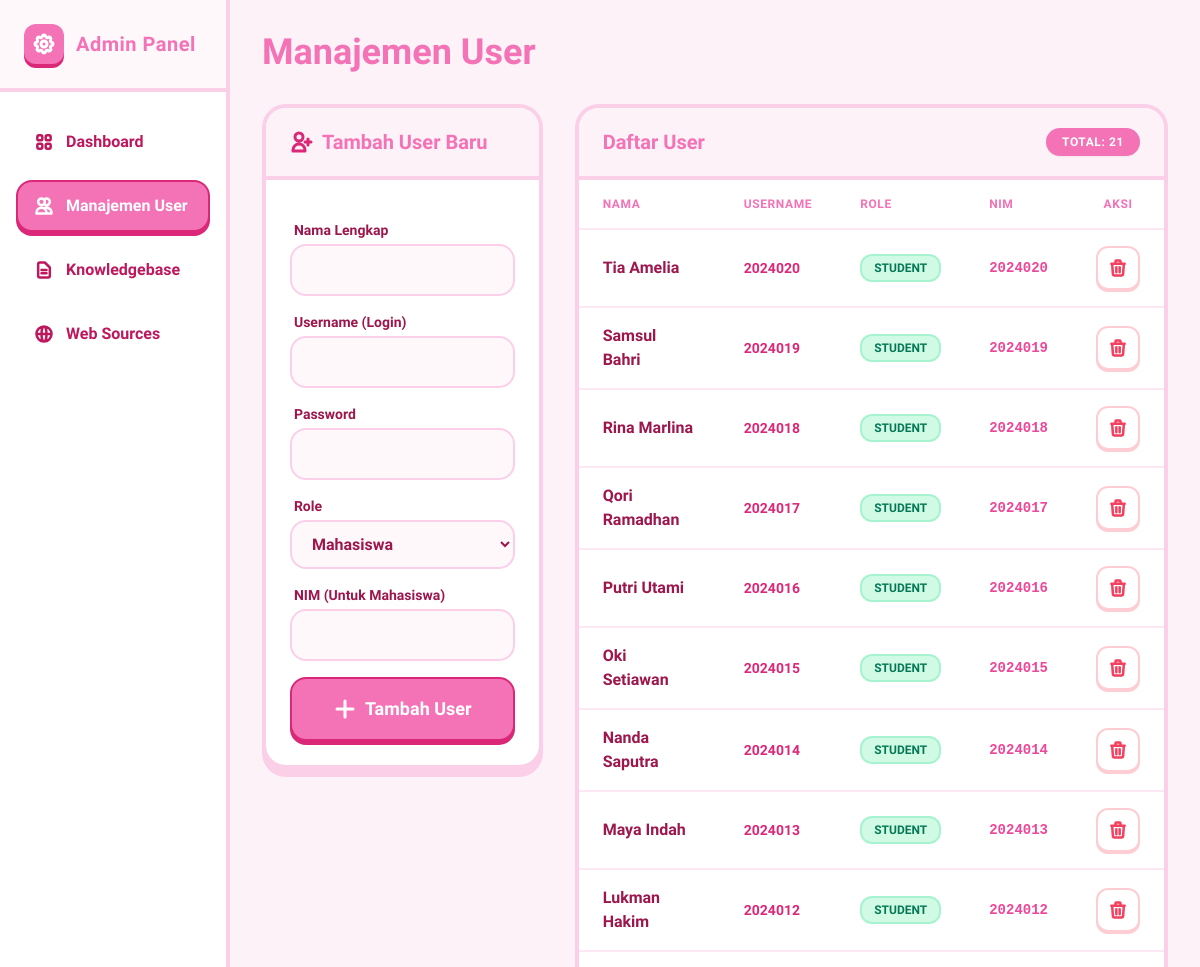
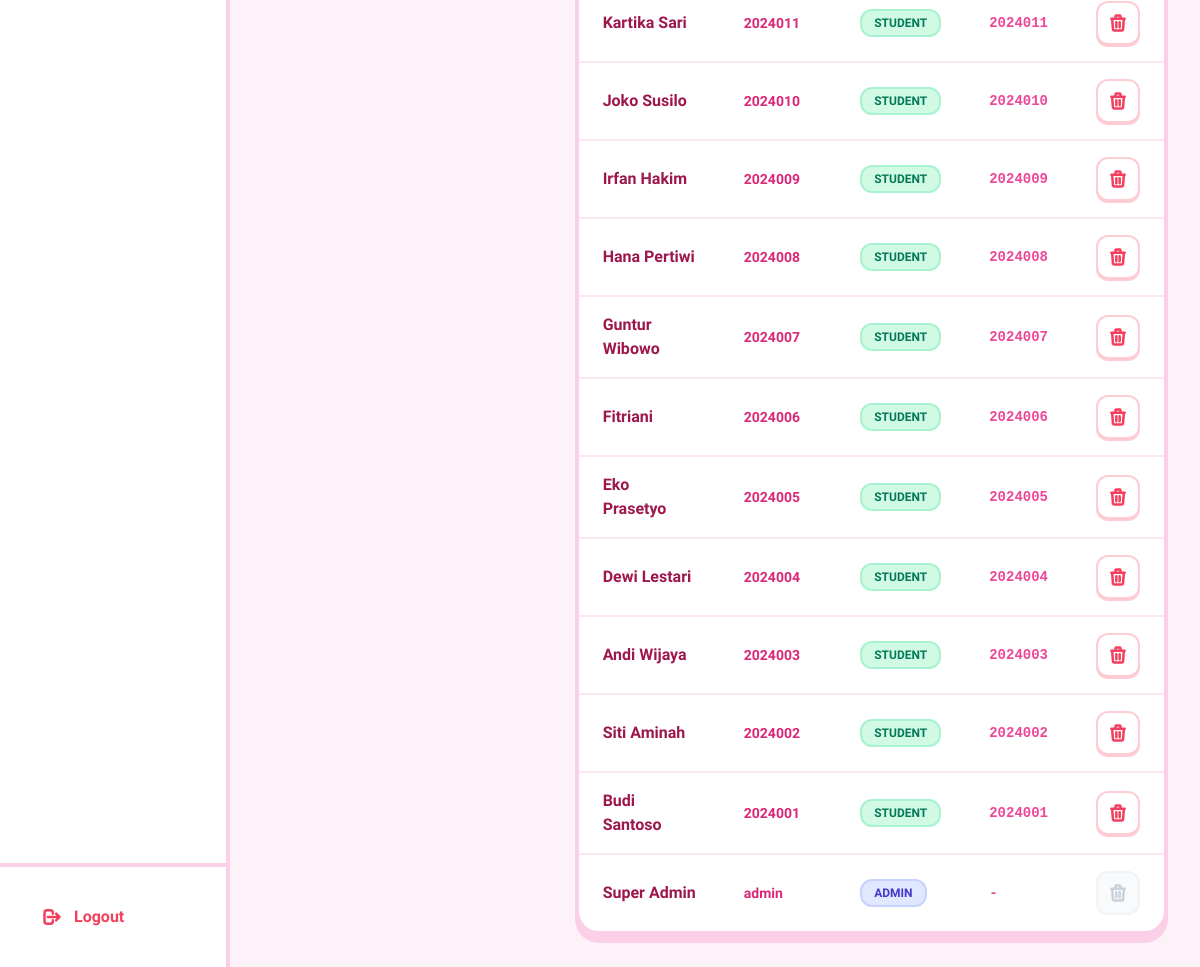
The page /admin/users.php (signed in) on the database its author committed (2 pictures, top to bottom).
### tables this page shows
CREATE TABLE IF NOT EXISTS users (
    id INT AUTO_INCREMENT PRIMARY KEY,
    username VARCHAR(50) UNIQUE NOT NULL,
    password VARCHAR(255) NOT NULL,
    role ENUM('admin', 'student') NOT NULL,
    name VARCHAR(100),
    nim VARCHAR(20) UNIQUE NULL  
);

### public/admin/users.php (the view, shortened to what this page needs)
<?php
require_once '../api/config.php';
$stmt = $pdo->query("SELECT id, username, role, name, nim FROM users ORDER BY id DESC");
$users = $stmt->fetchAll();
?>
<!DOCTYPE html>
<html lang="id">
<head>
    <script src="https://cdn.tailwindcss.com"></script>
</head>
<body class="flex h-screen overflow-hidden bg-c_bg relative">
<aside class="w-64 bg-white border-r-4 border-c_secondary text-c_text hidden md:flex flex-col z-20">
    <div class="p-6 flex items-center gap-3 border-b-4 border-c_secondary bg-pink-50/50">
        <div class="p-2 bg-c_primary rounded-xl text-white shadow-clay-btn">
        </div>
        <span class="brand-font font-bold text-xl tracking-wide text-c_primary">Admin Panel</span>
    </div>
    <div class="flex-grow py-6 px-4 space-y-3">
        <a href="dashboard.php" class="flex items-center gap-3 px-4 py-3 text-pink-700 hover:text-c_primary hover:bg-pink-50 rounded-2xl font-bold transition-colors cursor-pointer border-2 border-transparent hover:border-c_secondary">
            Dashboard
        </a>
        <a href="users.php" class="clay-btn flex items-center gap-3 px-4 py-3 bg-c_primary text-white border-2 border-c_primary_dark shadow-[0_4px_0_0_#DB2777] rounded-2xl font-bold cursor-pointer">
            <svg xmlns="http://www.w3.org/2000/svg" class="h-5 w-5" fill="none" viewBox="0 0 24 24" stroke="currentColor" stroke-width="3"><path stroke-linecap="round" stroke-linejoin="round" d="M12 4.354a4 4 0 110 5.292M15 21H3v-1a6 6 0 0112 0v1zm0 0h6v-1a6 6 0 00-9-5.197M13 7a4 4 0 11-8 0 4 4 0 018 0z" /></svg>
            Manajemen User
        </a>
        <a href="sync.php" class="flex items-center gap-3 px-4 py-3 text-pink-700 hover:text-c_primary hover:bg-pink-50 rounded-2xl font-bold transition-colors cursor-pointer border-2 border-transparent hover:border-c_secondary">
            <svg xmlns="http://www.w3.org/2000/svg" class="h-5 w-5" fill="none" viewBox="0 0 24 24" stroke="currentColor" stroke-width="3"><path stroke-linecap="round" stroke-linejoin="round" d="M9 12h6m-6 4h6m2 5H7a2 2 0 01-2-2V5a2 2 0 012-2h5.586a1 1 0 01.707.293l5.414 5.414a1 1 0 01.293.707V19a2 2 0 01-2 2z" /></svg>
            Knowledgebase
        </a>
        <a href="web_sources.php" class="flex items-center gap-3 px-4 py-3 text-pink-700 hover:text-c_primary hover:bg-pink-50 rounded-2xl font-bold transition-colors cursor-pointer border-2 border-transparent hover:border-c_secondary">
            Web Sources
        </a>
    </div>
    <div class="p-6 border-t-4 border-c_secondary">
        <a href="../logout.php" class="flex items-center gap-3 px-4 py-3 text-rose-500 hover:text-rose-600 hover:bg-rose-50 rounded-2xl font-bold transition-colors cursor-pointer border-2 border-transparent hover:border-rose-200">
            <svg xmlns="http://www.w3.org/2000/svg" class="h-5 w-5" fill="none" viewBox="0 0 24 24" stroke="currentColor" stroke-width="3"><path stroke-linecap="round" stroke-linejoin="round" d="M17 16l4-4m0 0l-4-4m4 4H7m6 4v1a3 3 0 01-3 3H6a3 3 0 01-3-3V7a3 3 0 013-3h4a3 3 0 013 3v1" /></svg>
            Logout
        </a>
    </div>
</aside>
<main class="flex-grow flex flex-col h-screen overflow-y-auto relative z-10">
    <div class="p-8 max-w-7xl mx-auto w-full">
        <h2 class="text-4xl font-bold text-c_primary mb-8 brand-font">Manajemen User</h2>
        <div class="grid grid-cols-1 lg:grid-cols-3 gap-8">
            <div class="lg:col-span-1">
                <div class="bg-white rounded-3xl shadow-clay-card border-4 border-c_secondary overflow-hidden sticky top-8">
                    <div class="px-6 py-5 border-b-4 border-c_secondary bg-pink-50">
                        <h3 class="brand-font font-bold text-c_primary text-xl flex items-center gap-2">
                            <svg xmlns="http://www.w3.org/2000/svg" class="h-6 w-6 text-c_primary_dark" fill="none" viewBox="0 0 24 24" stroke="currentColor" stroke-width="3"><path stroke-linecap="round" stroke-linejoin="round" d="M18 9v3m0 0v3m0-3h3m-3 0h-3m-2-5a4 4 0 11-8 0 4 4 0 018 0zM3 20a6 6 0 0112 0v1H3v-1z" /></svg>
                            Tambah User Baru
                        </h3>
                    </div>
                    <div class="p-6">
                        <form method="POST" class="space-y-4">
                            <div>
                                <label class="block text-sm font-extrabold text-c_text mb-1 pl-1">Nama Lengkap</label>
                                <input type="text" name="name" class="clay-input w-full px-4 py-3 rounded-2xl bg-pink-50/50 border-2 border-pink-200 focus:outline-none text-c_text font-bold" required>
                            </div>
                            <div>
                                <label class="block text-sm font-extrabold text-c_text mb-1 pl-1">Username (Login)</label>
                                <input type="text" name="username" class="clay-input w-full px-4 py-3 rounded-2xl bg-pink-50/50 border-2 border-pink-200 focus:outline-none text-c_text font-bold" required>
                            </div>
                            <div>
                                <label class="block text-sm font-extrabold text-c_text mb-1 pl-1">Password</label>
                                <input type="password" name="password" class="clay-input w-full px-4 py-3 rounded-2xl bg-pink-50/50 border-2 border-pink-200 focus:outline-none text-c_text font-bold" required>
                            </div>
                            <div>
                                <label class="block text-sm font-extrabold text-c_text mb-1 pl-1">Role</label>
                                <select name="role" id="roleSelect" class="clay-input w-full px-4 py-3 rounded-2xl bg-pink-50/50 border-2 border-pink-200 focus:outline-none text-c_text font-bold cursor-pointer" onchange="toggleNimField()" required>
                                    <option value="student">Mahasiswa</option>
                                </select>
                            </div>
                            <div id="nimGroup" class="transition-all">
                                <label class="block text-sm font-extrabold text-c_text mb-1 pl-1">NIM (Untuk Mahasiswa)</label>
                                <input type="text" name="nim" id="nimInput" class="clay-input w-full px-4 py-3 rounded-2xl bg-pink-50/50 border-2 border-pink-200 focus:outline-none text-c_text font-bold" required>
                            </div>
                            <button type="submit" class="clay-btn w-full py-4 mt-6 bg-c_primary text-white border-2 border-c_primary_dark shadow-[0_4px_0_0_#DB2777] rounded-2xl font-extrabold cursor-pointer flex items-center justify-center gap-2 text-lg">
                                <svg xmlns="http://www.w3.org/2000/svg" class="h-6 w-6" fill="none" viewBox="0 0 24 24" stroke="currentColor" stroke-width="3"><path stroke-linecap="round" stroke-linejoin="round" d="M12 4v16m8-8H4" /></svg>
                                Tambah User
                            </button>
                        </form>
                    </div>
                </div>
            </div>
            <div class="lg:col-span-2">
                <div class="bg-white rounded-3xl shadow-clay-card border-4 border-c_secondary overflow-hidden">
                    <div class="px-6 py-5 border-b-4 border-c_secondary flex items-center justify-between bg-pink-50">
                        <h3 class="brand-font font-bold text-c_primary text-xl">Daftar User</h3>
                        <span class="bg-c_primary text-white px-4 py-1.5 rounded-full text-xs font-extrabold uppercase tracking-wider shadow-sm">Total: <?php echo count($users); ?></span>
                    </div>
                    <div class="overflow-x-auto">
                        <table class="w-full text-left text-sm text-c_text font-semibold">
                            <thead class="bg-white border-b-2 border-pink-100 uppercase text-xs tracking-wider text-pink-400">
                                <tr>
                                    <th class="px-6 py-4">Nama</th>
                                    <th class="px-6 py-4">Username</th>
                                    <th class="px-6 py-4">Role</th>
                                    <th class="px-6 py-4">NIM</th>
                                    <th class="px-6 py-4 text-center">Aksi</th>
                                </tr>
                            </thead>
                            <tbody class="divide-y-2 divide-pink-100">
                                <?php if (empty($users)): ?>
                                    <tr><td colspan="5" class="px-6 py-8 text-center text-pink-300">Tidak ada user ditemukan</td></tr>
                                <?php else: ?>
                                    <?php foreach ($users as $user): ?>
                                        <tr class="hover:bg-pink-50 transition-colors">
                                            <td class="px-6 py-4 font-extrabold text-c_text text-base"><?= htmlspecialchars($user['name']) ?></td>
                                            <td class="px-6 py-4 font-bold text-pink-600"><?= htmlspecialchars($user['username']) ?></td>
                                            <td class="px-6 py-4">
                                                <?php if ($user['role'] === 'admin'): ?>
                                                    <span class="inline-flex items-center px-3 py-1 rounded-xl text-xs font-extrabold bg-indigo-100 text-indigo-700 border-2 border-indigo-200">ADMIN</span>
                                                <?php else: ?>
                                                    <span class="inline-flex items-center px-3 py-1 rounded-xl text-xs font-extrabold bg-emerald-100 text-emerald-700 border-2 border-emerald-200">STUDENT</span>
                                                <?php endif; ?>
                                            </td>
                                            <td class="px-6 py-4 font-mono text-pink-500 font-bold"><?= htmlspecialchars($user['nim'] ?? '-') ?></td>
                                            <td class="px-6 py-4 text-center">
                                                <?php if ($user['id'] != $_SESSION['user_id']): ?>
                                                    <a href="users.php?delete=<?= $user['id'] ?>" class="clay-btn inline-flex items-center justify-center p-2.5 bg-white text-rose-500 border-2 border-rose-200 rounded-xl shadow-[0_2px_0_0_#FECDD3] cursor-pointer" onclick="return confirm('Apakah Anda yakin ingin menghapus user ini?');" title="Hapus User">
                                                        <svg xmlns="http://www.w3.org/2000/svg" class="h-5 w-5" fill="none" viewBox="0 0 24 24" stroke="currentColor" stroke-width="3"><path stroke-linecap="round" stroke-linejoin="round" d="M19 7l-.867 12.142A2 2 0 0116.138 21H7.862a2 2 0 01-1.995-1.858L5 7m5 4v6m4-6v6m1-10V4a1 1 0 00-1-1h-4a1 1 0 00-1 1v3M4 7h16" /></svg>
                                                    </a>
                                                <?php else: ?>
                                                    <span class="inline-flex items-center justify-center p-2.5 bg-slate-100 text-slate-400 border-2 border-slate-200 rounded-xl opacity-50" title="Tidak bisa menghapus akun sendiri">
                                                        <svg xmlns="http://www.w3.org/2000/svg" class="h-5 w-5" fill="none" viewBox="0 0 24 24" stroke="currentColor" stroke-width="3"><path stroke-linecap="round" stroke-linejoin="round" d="M19 7l-.867 12.142A2 2 0 0116.138 21H7.862a2 2 0 01-1.995-1.858L5 7m5 4v6m4-6v6m1-10V4a1 1 0 00-1-1h-4a1 1 0 00-1 1v3M4 7h16" /></svg>
                                                    </span>
                                                <?php endif; ?>
                                            </td>
                                        </tr>
                                    <?php endforeach; ?>
                                <?php endif; ?>
                            </tbody>
                        </table>
                    </div>
                </div>
            </div>
        </div>
    </div>
</main>
</body>
</html>

### public/admin/users.php (style rules this page uses)
body { font-family: 'Nunito Sans', sans-serif; background-color: #FDF2F8; color: #9D174D; }
.brand-font { font-family: 'Varela Round', sans-serif; }
.clay-btn { transition: all 0.15s ease-out; }
.clay-input { transition: all 0.2s ease-out; }

### rows shown on the page
users: name "Tia Amelia", username "2024020", role "STUDENT", nim "2024020"
users: name "Samsul Bahri", username "2024019", role "STUDENT", nim "2024019"
users: name "Rina Marlina", username "2024018", role "STUDENT", nim "2024018"
users: name "Qori Ramadhan", username "2024017", role "STUDENT", nim "2024017"
users: name "Putri Utami", username "2024016", role "STUDENT", nim "2024016"
users: name "Oki Setiawan", username "2024015", role "STUDENT", nim "2024015"
users: name "Nanda Saputra", username "2024014", role "STUDENT", nim "2024014"
users: name "Maya Indah", username "2024013", role "STUDENT", nim "2024013"
users: name "Lukman Hakim", username "2024012", role "STUDENT", nim "2024012"
users: name "Kartika Sari", username "2024011", role "STUDENT", nim "2024011"
users: name "Joko Susilo", username "2024010", role "STUDENT", nim "2024010"
users: name "Irfan Hakim", username "2024009", role "STUDENT", nim "2024009"
users: name "Hana Pertiwi", username "2024008", role "STUDENT", nim "2024008"
users: name "Guntur Wibowo", username "2024007", role "STUDENT", nim "2024007"
users: name "Fitriani", username "2024006", role "STUDENT", nim "2024006"
users: name "Eko Prasetyo", username "2024005", role "STUDENT", nim "2024005"
users: name "Dewi Lestari", username "2024004", role "STUDENT", nim "2024004"
users: name "Andi Wijaya", username "2024003", role "STUDENT", nim "2024003"
users: name "Siti Aminah", username "2024002", role "STUDENT", nim "2024002"
users: name "Budi Santoso", username "2024001", role "STUDENT", nim "2024001"
users: name "Super Admin", username "admin", role "ADMIN", nim "-"

### other values the page prints
count($users) "21"
